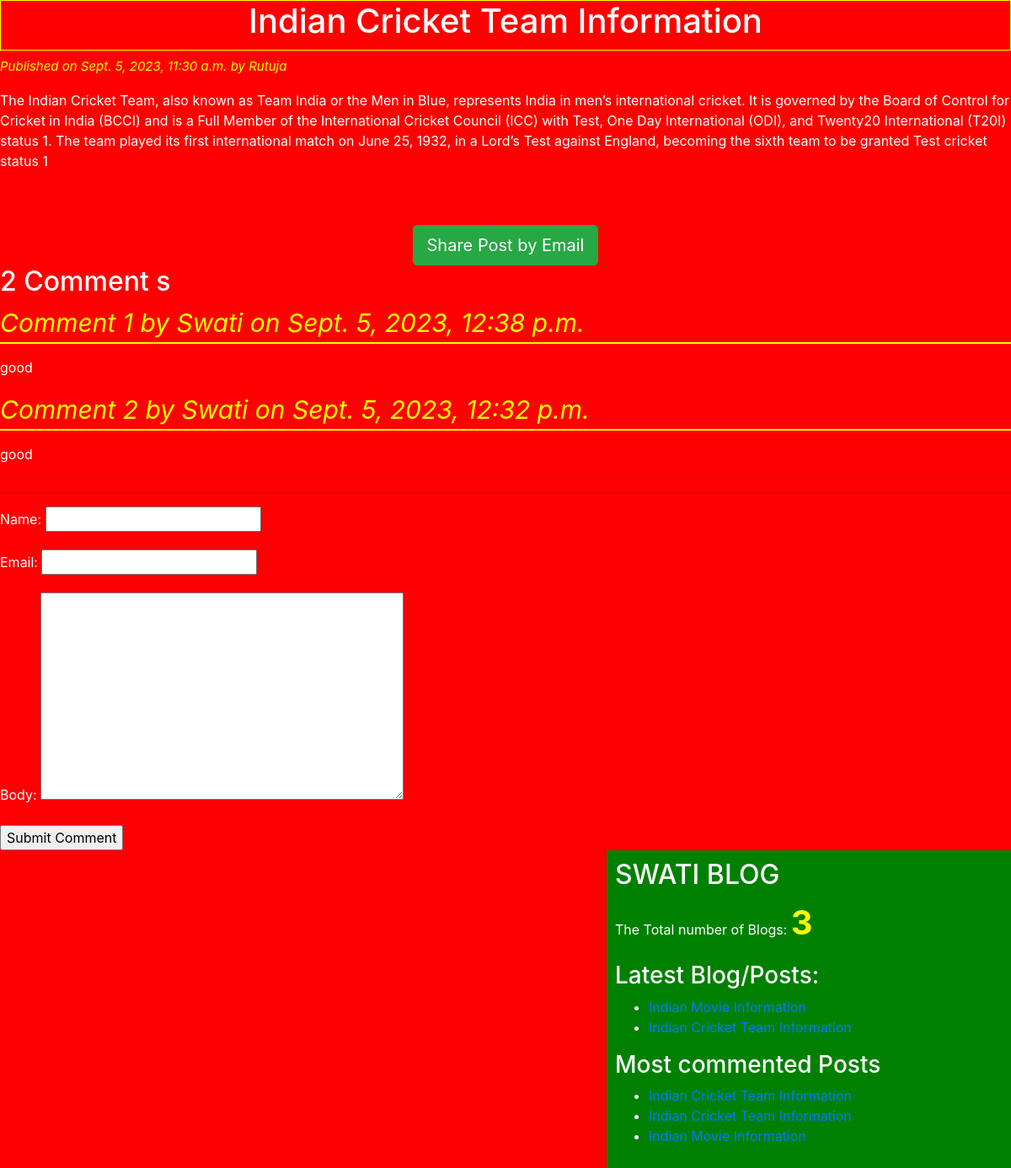
The app's page /2023/09/05/Indian_Cricket_Team_Information/ with its own data.
### blogapp/models.py (models this page shows, shortened)
class Post(models.Model):
	STATUS_CHOICES = (('draft','Draft'),('published','Published'))
	title = models.CharField(max_length=50)
	slug = models.SlugField(max_length=50,unique_for_date='publish')
	author = models.ForeignKey(User, related_name = 'blog_posts',on_delete=models.CASCADE)
	body = models.TextField()
	publish = models.DateTimeField(default=timezone.now)
	created = models.DateTimeField(auto_now_add=True)
	updated = models.DateTimeField(auto_now=True)
	status = models.CharField(max_length=50,choices=STATUS_CHOICES,default='draft')
	objects = CustomManager()
	tags = TaggableManager()
	class Meta:
		ordering = ('-publish',)
	def get_absolute_url(self):
		return reverse('post_detail',args=[self.publish.year,self.publish.strftime('%m'),self.publish.strftime('%d'),self.slug])

class Comment(models.Model):
    post = models.ForeignKey(Post,related_name='comments', on_delete=models.CASCADE)
    name = models.CharField( max_length=50)
    email = models.EmailField()
    body = models.TextField()
    created = models.DateTimeField(auto_now_add=True)
    updated = models.DateTimeField(auto_now=True)
    active = models.BooleanField(default=True)
    class Meta:
        ordering=('-created',)

### blogapp/views.py (the view)
# urls.py: re_path(r'^(?P<year>\d{4})/(?P<month>\d{2})/(?P<day>\d{2})/(?P<post>[-\w]+)/$',views.post_detail_view, name = 'post_detail'),
def post_detail_view(request,year,month,day,post):
	post = get_object_or_404(Post,slug=post,status='published',publish__year=year,publish__month=month,publish__day=day)
	comments = post.comments.filter(active=True)
	csubmit = False
	if request.method == 'POST':
		form = CommentForm(request.POST)
		if form.is_valid():
			new_comment = form.save(commit=False)
			new_comment.post = post
			new_comment.save()
			csubmit = True
	else:
		form = CommentForm()
	my_dict={'post':post, 'form':form, 'csubmit':csubmit, 'comments':comments}
	return render(request = request, template_name = 'blogapp/post_detail.html',context = my_dict)

### blogapp/forms.py
class CommentForm(forms.ModelForm):
    class Meta:
        model = Comment
        fields = ('name','email','body')

### blogapp/models.py (called while the page is built)
	def get_queryset(self):
		return super().get_queryset().filter(status='published')

### blogapp/templatetags/blog_tags.py (called while the page is built)
@register.simple_tag(name='my_tag')
def total_posts():
	return Post.objects.count()

@register.inclusion_tag('blogapp/latest_posts.html')
def show_latest_posts():
	latest_posts = Post.objects.order_by('-publish')[:2]
	return {'latest_posts':latest_posts}

@register.simple_tag()
def get_most_commented_posts(count=3):
	return Post.objects.annotate(total_comments=Count('comments')).order_by('-total_comments')[:count]

### templates/blogapp/post_detail.html (shortened to what this page needs)
{% extends "blogapp/base.html" %}
{% block content_block %}
	<h1>{{ post.title }}</h1>
	<p id="date"> Published on {{post.publish}} by {{ post.author|title }}</p>
		{{ post.body|linebreaks }}
	<br><br>
	<div class="container" align="center">
			<a href="/{{ post.id }}/share" class="btn btn-lg btn-success" >Share Post by Email </a>
	</div>
	{% with comments.count as comments_count  %}
		<h2>{{  comments_count}} Comment {{ comments_count|pluralize }}</h2>
	{% endwith %}
	{% if comments %}
		{% for comment in comments %}
			<p id='ch'>Comment {{ forloop.counter }} by {{ comment.name }} on {{ comment.created }}</p>
			<div class="cb">
				{{ comment.body|linebreaks }}
			</div>
		{% endfor %}
	<hr><hr>
	{% else %}
		<p>There are no Comments Yet!!!</p>
	{% endif %}
	{% if csubmit %}
		<h2>Your Comment added successfully</h2>
	{% else %}
		<form method="post">
			{{ form.as_p }}
			<input type="submit" name="" value="Submit Comment">
		</form>
	{% endif %}
{% endblock content_block %}

### templates/blogapp/base.html (shortened to what this page needs)
<!DOCTYPE html>
{% load static %}
{% load blog_tags %}
<html lang="en" dir="ltr">
<head>
	<link rel="stylesheet" href="https://cdn.jsdelivr.net/npm/bootstrap@4.5.3/dist/css/bootstrap.min.css">
	<link rel="stylesheet" type="text/css" href="{% static "css/blogapp/blog.css" %}">
</head>
<body>
	<div class="content">
		{% block content_block %}
		{% endblock content_block %}
	</div>
	<div class="sidebar">
		<h2>SWATI BLOG</h2>
		<p>The Total number of Blogs: <span id="pcount">  {% my_tag %}  </span> </p>
		<h3>Latest Blog/Posts: </h3>{% show_latest_posts %}
		<h3>Most commented Posts</h3>
		{% get_most_commented_posts as m_c_p%}
		<ul>
			{% for post in m_c_p %}
			<li><a href="{{ post.get_absolute_url }}">{{ post.title }}</a></li>
			{% endfor %}
		</ul>
	</div>
</body>
</html>

### templates/blogapp/latest_posts.html
<ul>
	{% for post in  latest_posts %}
		<li><a href="{{ post.get_absolute_url }}"> {{ post.title }}</a></li>
	{% endfor %}
</ul>

### static/css/blogapp/blog.css (style rules this page uses)
.sidebar { width: 40%; float: right; padding: 10px; background: green; height: 100%; }
h1 { text-align: center; border: 1px solid yellow; padding-bottom: 10px; }
body { color: white; background: red; }
#date { color: yellow; font-size: 15px; font-style: italic; }
#ch { color: yellow; font-size: 30px; font-style: italic; border-bottom: 2px solid yellow; }
#pcount { font-size: 40px; color: yellow; font-weight: bold; }

### records on screen
Post: title "Indian Cricket Team Information", publish "Sept. 5, 2023, 11:30 a.m.", author "Rutuja", body "The Indian Cricket Team, also known as Team India or the Men in Blue, represents India in men’s international cricket. It is governed by the Board of Control for Cricket in India (BCCI) and is a Full Member of the International Cricket Council (ICC) with Test, One Day International (ODI), and Twenty20 International (T20I) status 1. The team played its first international match on June 25, 1932, in a Lord’s Test against England, becoming the sixth team to be granted Test cricket status 1"
Comment: name "Swati", created "Sept. 5, 2023, 12:38 p.m.", body "good"
Comment: name "Swati", created "Sept. 5, 2023, 12:32 p.m.", body "good"
Post: title "Indian Movie Information"
Post: title "Indian Cricket Team Information"

### other values on screen
{{ comments_count }} "2"
